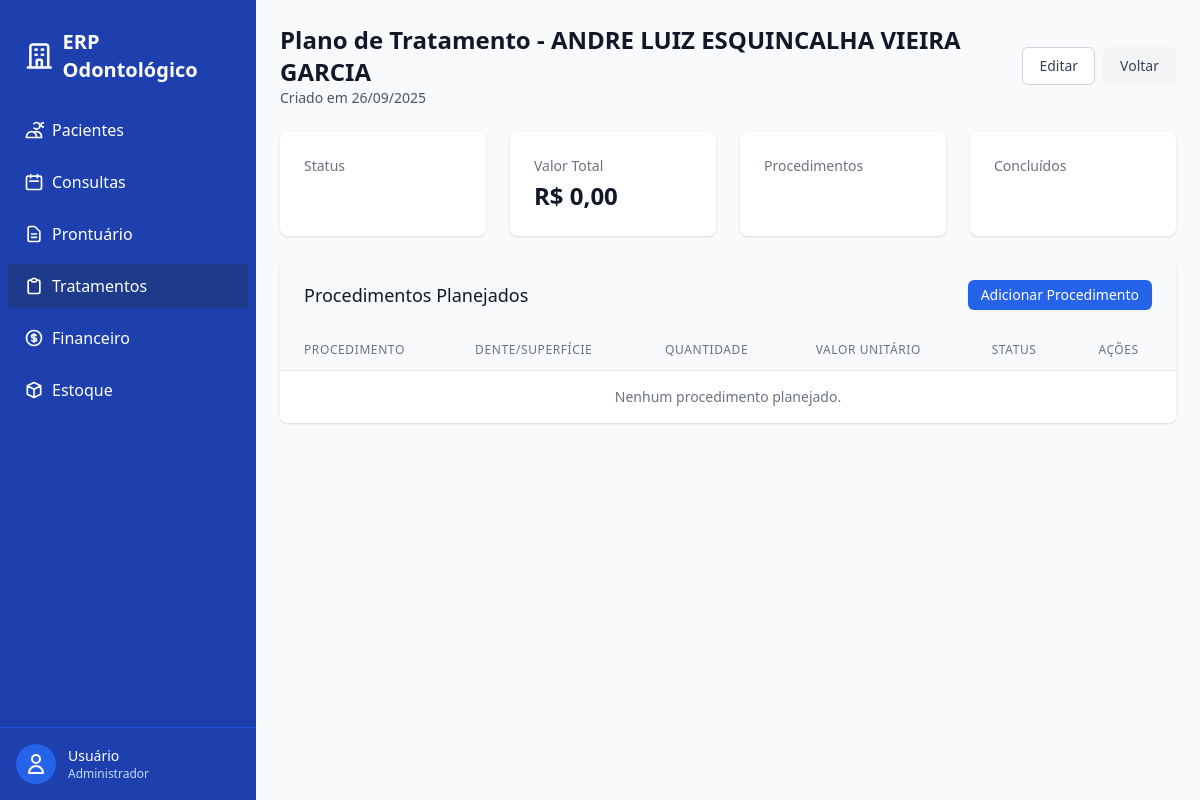
Screenshot of /tratamentos/planos/1/ (signed in) with the database file from the repository.
### tratamentos/models.py (models this page shows, shortened)
class PlanoTratamento(models.Model):
    class Status(models.TextChoices):
        RASCUNHO = "RA", "Rascunho"
        AGUARDANDO = "AG", "Aguardando aprovação"
        APROVADO = "AP", "Aprovado"
        EM_ANDAMENTO = "EA", "Em andamento"
        CONCLUIDO = "CO", "Concluído"
        CANCELADO = "CA", "Cancelado"
    paciente = models.ForeignKey(Paciente, on_delete=models.CASCADE, related_name="planos_tratamento")
    status = models.CharField(
        max_length=2,
        choices=Status.choices,
        default=Status.RASCUNHO
    )
    criado_em = models.DateTimeField(auto_now_add=True)
    class Meta:
        ordering = ["-criado_em"]
        verbose_name = "Plano de Tratamento"
        verbose_name_plural = "Planos de Tratamento"

### pacientes/models.py (models this page shows, shortened)
class Paciente(models.Model):
    nome = models.CharField(max_length=250)
    cpf = models.CharField(unique=True)
    data_nascimento = models.DateField()
    telefone = models.CharField()
    email = models.EmailField(blank=True)
    endereco = models.TextField(blank=True)
    is_active = models.BooleanField(default=True)
    deleted_at = models.DateTimeField(null=True, blank=True)
    criado_em = models.DateTimeField(auto_now_add=True)
    atualizado_em = models.DateTimeField(auto_now=True)
    class Meta:
        ordering = ['nome']
        verbose_name = "Paciente"
        verbose_name_plural = "Pacientes"

### tratamentos/views.py (the view)
# urls.py: path("planos/<int:pk>/", views.PlanoDetailView.as_view(), name="plano_detail"),
class PlanoDetailView(LoginRequiredMixin, PermissionRequiredMixin, DetailView):
    model = PlanoTratamento
    template_name = "tratamentos/plano_detail.html"
    context_object_name = "plano"
    permission_required = "tratamentos.view_planotratamento"

### templates/tratamentos/plano_detail.html (shortened to what this page needs)
{% extends "base.html" %}
{% load static %}
{% block content %}
<div class="mb-6 flex justify-between items-center">
    <div>
        <h1 class="text-2xl font-bold text-gray-900">Plano de Tratamento - {{ plano.paciente.nome }}</h1>
        <p class="text-sm text-gray-600">Criado em {{ plano.criado_em|date:"d/m/Y" }}</p>
    </div>
    <div class="flex space-x-2">
        <a href="{% url 'tratamentos:plano_update' plano.id %}"
            class="inline-flex items-center px-4 py-2 border border-gray-300 text-sm font-medium rounded-md text-gray-700 bg-white hover:bg-gray-50 focus:outline-none focus:ring-2 focus:ring-offset-2 focus:ring-blue-500">
            Editar
        </a>
        <a href="{% url 'tratamentos:plano_list' %}"
            class="inline-flex items-center px-4 py-2 border border-transparent text-sm font-medium rounded-md text-gray-700 bg-gray-100 hover:bg-gray-200 focus:outline-none focus:ring-2 focus:ring-offset-2 focus:ring-gray-500">
            Voltar
        </a>
    </div>
</div>
<div class="grid grid-cols-1 lg:grid-cols-4 gap-6 mb-6">
    <div class="bg-white overflow-hidden shadow rounded-lg">
        <div class="px-4 py-5 sm:p-6">
            <dt class="text-sm font-medium text-gray-500 truncate">Status</dt>
        </div>
    </div>
    <div class="bg-white overflow-hidden shadow rounded-lg">
        <div class="px-4 py-5 sm:p-6">
            <dt class="text-sm font-medium text-gray-500 truncate">Valor Total</dt>
            <dd class="mt-1 text-2xl font-semibold text-gray-900">R$ {{ plano.valor_total|default:"0,00" }}</dd>
        </div>
    </div>
    <div class="bg-white overflow-hidden shadow rounded-lg">
        <div class="px-4 py-5 sm:p-6">
            <dt class="text-sm font-medium text-gray-500 truncate">Procedimentos</dt>
        </div>
    </div>
    <div class="bg-white overflow-hidden shadow rounded-lg">
        <div class="px-4 py-5 sm:p-6">
            <dt class="text-sm font-medium text-gray-500 truncate">Concluídos</dt>
        </div>
    </div>
</div>
<div class="bg-white shadow overflow-hidden sm:rounded-lg">
    <div class="px-4 py-5 sm:px-6 bg-gray-50 flex justify-between items-center">
        <h3 class="text-lg leading-6 font-medium text-gray-900">Procedimentos Planejados</h3>
        <a href="{% url 'tratamentos:planejado_create' %}?plano={{ plano.id }}"
            class="inline-flex items-center px-3 py-1 border border-transparent text-sm font-medium rounded-md shadow-sm text-white bg-blue-600 hover:bg-blue-700 focus:outline-none focus:ring-2 focus:ring-offset-2 focus:ring-blue-500">
            Adicionar Procedimento
        </a>
    </div>
    <div class="overflow-x-auto">
        <table class="min-w-full divide-y divide-gray-200">
            <thead class="bg-gray-50">
                <tr>
                    <th scope="col"
                        class="px-6 py-3 text-left text-xs font-medium text-gray-500 uppercase tracking-wider">
                        Procedimento</th>
                    <th scope="col"
                        class="px-6 py-3 text-left text-xs font-medium text-gray-500 uppercase tracking-wider">
                        Dente/Superfície</th>
                    <th scope="col"
                        class="px-6 py-3 text-left text-xs font-medium text-gray-500 uppercase tracking-wider">
                        Quantidade</th>
                    <th scope="col"
                        class="px-6 py-3 text-left text-xs font-medium text-gray-500 uppercase tracking-wider">Valor
                        Unitário</th>
                    <th scope="col"
                        class="px-6 py-3 text-left text-xs font-medium text-gray-500 uppercase tracking-wider">Status
                    </th>
                    <th scope="col"
                        class="px-6 py-3 text-left text-xs font-medium text-gray-500 uppercase tracking-wider">Ações
                    </th>
                </tr>
            </thead>
            <tbody class="bg-white divide-y divide-gray-200">
                {% for planejado in plano.procedimentos_planejados.all %}
                <tr class="hover:bg-gray-50">
                    <td class="px-6 py-4 whitespace-nowrap">
                        <div class="text-sm font-medium text-gray-900">{{ planejado.procedimento.nome }}</div>
                        <div class="text-xs text-gray-500">{{ planejado.procedimento.codigo }}</div>
                    </td>
                    <td class="px-6 py-4 whitespace-nowrap">
                        <div class="text-sm text-gray-900">{{ planejado.dente_superficie|default:"-" }}</div>
                    </td>
                    <td class="px-6 py-4 whitespace-nowrap">
                        <div class="text-sm text-gray-900">{{ planejado.quantidade }}</div>
                    </td>
                    <td class="px-6 py-4 whitespace-nowrap">
                        <div class="text-sm text-gray-900">R$ {{ planejado.valor_unitario }}</div>
                    </td>
                    <td class="px-6 py-4 whitespace-nowrap">
                        {% if planejado.status == 'P' %}
                        <span
                            class="px-2 inline-flex text-xs leading-5 font-semibold rounded-full bg-yellow-100 text-yellow-800">Pendente</span>
                        {% elif planejado.status == 'E' %}
                        <span
                            class="px-2 inline-flex text-xs leading-5 font-semibold rounded-full bg-blue-100 text-blue-800">Em
                            Andamento</span>
                        {% elif planejado.status == 'C' %}
                        <span
                            class="px-2 inline-flex text-xs leading-5 font-semibold rounded-full bg-green-100 text-green-800">Concluído</span>
                        {% endif %}
                    </td>
                    <td class="px-6 py-4 whitespace-nowrap text-sm font-medium">
                        <a href="{% url 'tratamentos:planejado_update' planejado.id %}"
                            class="text-indigo-600 hover:text-indigo-900 mr-3">Editar</a>
                        <a href="{% url 'tratamentos:planejado_delete' planejado.id %}"
                            class="text-red-600 hover:text-red-900"
                            onclick="return confirmDelete('Tem certeza que deseja excluir este procedimento?')">Excluir</a>
                    </td>
                </tr>
                {% empty %}
                <tr>
                    <td colspan="6" class="px-6 py-4 text-center text-sm text-gray-500">
                        Nenhum procedimento planejado.
                    </td>
                </tr>
                {% endfor %}
            </tbody>
        </table>
    </div>
</div>
{% endblock %}

### rows the page displays
PlanoTratamento: paciente.nome "ANDRE LUIZ ESQUINCALHA VIEIRA GARCIA", criado_em "26/09/2025"

### other values shown
{{ plano.valor_total|default:"0,00" }} "0,00"
